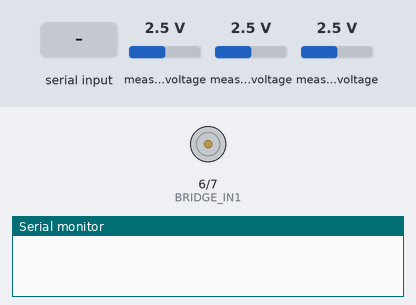
A sketch run on a simulated Arduino Mega 2560, built with avr-gcc and run on an emulated ATmega2560. On the bench: motor-driver pin pairs drawn as motors (green arrow = first pin HIGH = forward, orange = second pin HIGH = backward, longer = more drive), the last lines printed to the serial monitor. Inputs (shaded band) come from the test bench; at power-on: measured voltage 2.5 V.

Above: at 1.2 s.
1.3 s: "s" received over Serial
At 1.46 s:
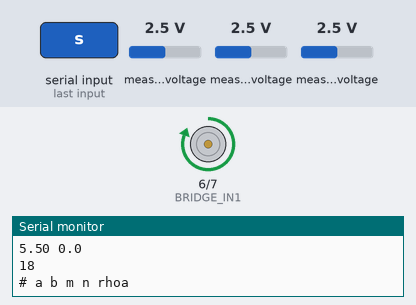
At 6.58 s:
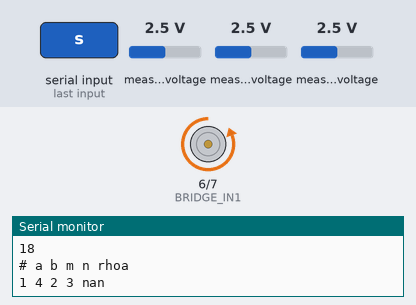
Timing chart, 0 to 10.3 s (numbered marks = the images above; inputs shaded):
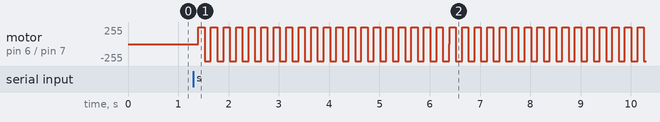

Measured:
- after the input at 1.3 s, motor on pin 6 (BRIDGE_IN1) / pin 7 (BRIDGE_IN2): stopped → forward 255/255 after 0.10 s, → backward 255/255 0.12 s later, → forward 255/255 0.12 s later, → backward 255/255 0.12 s later, … (73 changes in this stretch)

The sketch:

06_wenner_survey.ino
```cpp
// 06: Wenner survey
// Runs the full measurement sequence over the working electrode channels
// and prints an inversion-ready dataset in pyGIMLi's unified data format.
// Capture the serial output verbatim into survey.dat and feed it to
// analysis/invert_pygimli.py.
//
// The survey runs from loop() behind a done-flag, not from setup(), so
// output is not lost if the serial monitor attaches late: it waits for
// 's' before starting. The serial output IS the data file; this sketch
// prints nothing else.

#include <Wire.h>
#include <Adafruit_ADS1X15.h>

const int BRIDGE_IN1 = 6;
const int BRIDGE_IN2 = 7;

const int MUX_C1[4] = {22, 24, 26, 28};
const int MUX_C2[4] = {30, 32, 34, 36};
const int MUX_P1[4] = {38, 40, 42, 44};
const int MUX_P2[4] = {46, 48, 50, 52};

const int N_STACK = 20;
const int SETTLE_MS = 100;
const float SHUNT_OHMS = 1000.0;
const float ELECTRODE_SPACING = 0.5;  // metres between adjacent electrodes

// Amplifier gain, MEASURED during calibration (docs/calibration.md).
const float AMP_GAIN = 76.0;

// Working channel map from the physical build.
// Dead: 0, 7, 11, 12 (breadboard contact faults; the dead numbers share
// no common address bit, which is what ruled out chip and addressing
// faults). Logical electrode position i along the line is wired to mux
// channel CH[i], so dead channels are invisible to the survey logic and
// the field geometry stays uniform.
const int CH[12] = {1, 2, 3, 4, 5, 6, 8, 9, 10, 13, 14, 15};
const int N_ELECTRODES = 12;

Adafruit_ADS1115 ads;

bool surveyDone = false;

void setMux(const int pins[4], int channel) {
  for (int b = 0; b < 4; b++) {
    digitalWrite(pins[b], (channel >> b) & 1);
  }
}

void bridgeForward() {
  digitalWrite(BRIDGE_IN1, HIGH);
  digitalWrite(BRIDGE_IN2, LOW);
}

void bridgeReverse() {
  digitalWrite(BRIDGE_IN1, LOW);
  digitalWrite(BRIDGE_IN2, HIGH);
}

void bridgePark() {
  digitalWrite(BRIDGE_IN1, LOW);
  digitalWrite(BRIDGE_IN2, LOW);
}

float readAmpVolts() {
  return ads.computeVolts(ads.readADC_SingleEnded(0));
}

float readShuntAmps() {
  return fabs(ads.computeVolts(ads.readADC_Differential_2_3())) / SHUNT_OHMS;
}

// Same stacked measurement as sketch 05, silent (the serial stream is the
// data file). See 05_single_measurement for the annotated version.
float measureOhms() {
  float vSum = 0.0;  // accumulators initialised; uninitialised floats are garbage
  float iSum = 0.0;

  for (int n = 0; n < N_STACK; n++) {
    bridgeForward();
    delay(SETTLE_MS);
    float vPlus = readAmpVolts();
    float iPlus = readShuntAmps();

    bridgeReverse();
    delay(SETTLE_MS);
    float vMinus = readAmpVolts();
    float iMinus = readShuntAmps();

    vSum += (vPlus - vMinus);
    iSum += (iPlus + iMinus) * 0.5;
  }
  bridgePark();

  float vMN  = (vSum / N_STACK) / (2.0 * AMP_GAIN);
  float iAvg = iSum / N_STACK;
  return vMN / iAvg;
}

void runSurvey() {
  // pyGIMLi unified data format: electrode positions, then data rows of
  // a b m n rhoa with 1-indexed electrode numbers. a/b are the current
  // electrodes, m/n the potential pair. See analysis/README.md.
  Serial.println(N_ELECTRODES);
  Serial.println("# x z");
  for (int i = 0; i < N_ELECTRODES; i++) {
    Serial.print(i * ELECTRODE_SPACING, 2);
    Serial.println(" 0.0");
  }

  // Wenner spacings n = 1, 2, 3 over 12 electrodes: 9 + 6 + 3 = 18 rows.
  int total = 0;
  for (int n = 1; 3 * n < N_ELECTRODES; n++) {
    total += N_ELECTRODES - 3 * n;
  }
  Serial.println(total);
  Serial.println("# a b m n rhoa");

  for (int n = 1; 3 * n < N_ELECTRODES; n++) {
    for (int i = 0; i + 3 * n < N_ELECTRODES; i++) {
      // Wenner geometry along the line: C1  P1  P2  C2, equally spaced.
      int c1 = i;
      int p1 = i + n;
      int p2 = i + 2 * n;
      int c2 = i + 3 * n;

      setMux(MUX_C1, CH[c1]);
      setMux(MUX_P1, CH[p1]);
      setMux(MUX_P2, CH[p2]);
      setMux(MUX_C2, CH[c2]);
      delay(10);  // mux settling

      float r = measureOhms();
      float a = n * ELECTRODE_SPACING;
      float rhoa = 2.0 * PI * a * r;  // apparent resistivity, ohm-metres

      Serial.print(c1 + 1);
      Serial.print(" ");
      Serial.print(c2 + 1);
      Serial.print(" ");
      Serial.print(p1 + 1);
      Serial.print(" ");
      Serial.print(p2 + 1);
      Serial.print(" ");
      Serial.println(rhoa, 3);
    }
  }
  Serial.println("0");  // empty topography block terminates the file
}

void setup() {
  pinMode(BRIDGE_IN1, OUTPUT);
  pinMode(BRIDGE_IN2, OUTPUT);
  bridgePark();
  for (int b = 0; b < 4; b++) {
    pinMode(MUX_C1[b], OUTPUT);
    pinMode(MUX_C2[b], OUTPUT);
    pinMode(MUX_P1[b], OUTPUT);
    pinMode(MUX_P2[b], OUTPUT);
  }
  Serial.begin(9600);
  if (!ads.begin(0x48)) {
    while (true) {}  // ADC missing: go back to sketch 00
  }
  ads.setGain(GAIN_TWOTHIRDS);
}

void loop() {
  if (surveyDone) return;
  if (!(Serial.available() && Serial.read() == 's')) return;

  runSurvey();
  surveyDone = true;  // bridge is parked; reset the board to run again
}
```
